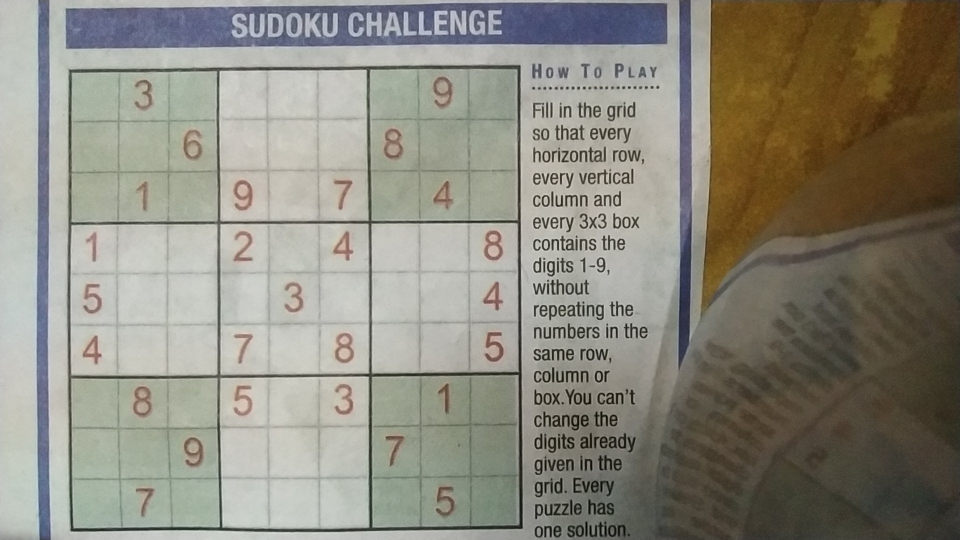
#> input picture sudoku pic.jpg, 1920 x 1080 px, given in place of video, which was not available (shown at 1/2 size)
$ python client.py
#> lines starting #> are read from the running program, lines starting #| are printed output that depends on the picture; after the words box and inside, x2 and y2 are one past the last pixel; in counts of white or black regions, pixels touching at a corner belong together; pictures that were not available may be replaced by others from this repository, and a replacement may not be noted
import cv2
from imutils import contours
import numpy as np
# from VideoStreamWidget import VideoStreamWidget

stream_link='http://192.168.0.103:8080/video'
cap = cv2.VideoCapture(stream_link)

while(True):
    ret, frame = cap.read()
#> frame is the input picture: shape (1080, 1920, 3); mean B, G, R 125.6, 137.3, 140.2
    originalFrame = cv2.resize(frame, (600, 325), interpolation = cv2.INTER_NEAREST)
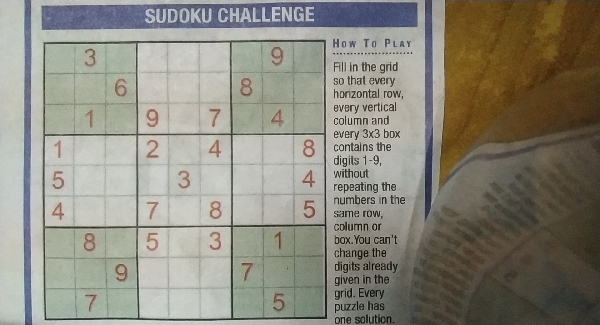
#> originalFrame: shape (325, 600, 3); mean B, G, R 125.8, 137.5, 140.5
    cv2.imshow('original frame',originalFrame)

    grayFrame = cv2.cvtColor(originalFrame, cv2.COLOR_BGR2GRAY)
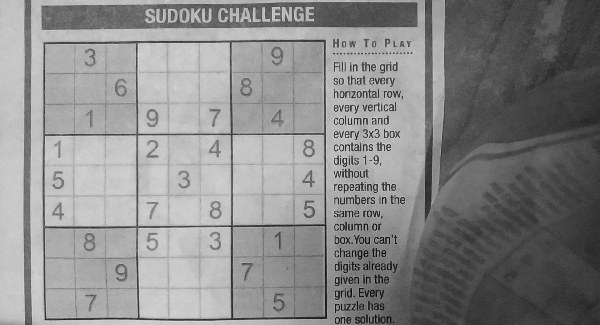
#> grayFrame: shape (325, 600); min 3, max 221, mean 137.1
    # cv2.imshow('grayscale',grayFrame)

    blurredFrame =  cv2.GaussianBlur(grayFrame,(5,5),cv2.BORDER_DEFAULT)
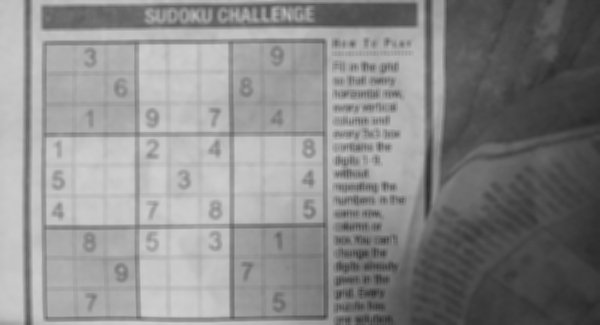
#> blurredFrame: shape (325, 600); min 41, max 207, mean 137.1
    # [6 lines of commented-out code are left out]

    thresFrame = cv2.adaptiveThreshold(blurredFrame, 255, cv2.ADAPTIVE_THRESH_MEAN_C ,\
            cv2.THRESH_BINARY, 5, 2)
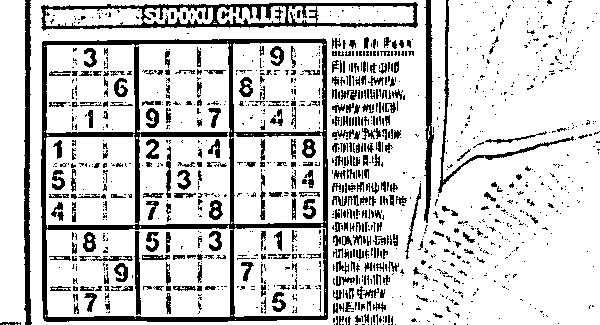
#> thresFrame: shape (325, 600); 81.3% white; 1245 black regions (933 under 20 px), largest, box (x1, y1, x2, y2) and area: (41, 38, 328, 322) 9477, (41, 2, 418, 31) 3340, (24, 0, 32, 325) 1707
    cv2.imshow('adaptive thresholding',thresFrame)

    inverted = cv2.bitwise_not(thresFrame)
#> inverted: shape (325, 600); 18.7% white; 1245 white regions (933 under 20 px)
    cv2.imshow('inverted', inverted)

    # Choosing the contour with the maximum area
    cnts = cv2.findContours(inverted, cv2.RETR_TREE, cv2.CHAIN_APPROX_SIMPLE)
#> cnts = 1462 contours, 1296 with area under 20; largest, box (x1, y1, x2, y2) and area: (41, 38, 328, 322) 79822, (45, 224, 234, 318) 16268, (135, 42, 231, 226) 16144, (41, 2, 418, 31) 8248, (232, 42, 324, 133) 8096
    cnts = cnts[0] if len(cnts) == 2 else cnts[1]
    maxAreaContour = [[]]
    maxArea = 0
    totalGridArea = 0
    for c in cnts:
        totalGridArea = cv2.contourArea(c)
        if totalGridArea > 100 :
            epsilon = 0.01*cv2.arcLength(c, True)
            approxRect = cv2.approxPolyDP(c, epsilon, True)
            if totalGridArea > maxArea :
        # and len(approxRect) == 4:
                maxArea = totalGridArea
                maxAreaContour = c
#> this loop made 1462 passes
#> (totalGridArea, epsilon, approxRect, maxArea) on pass 714: (79822.5, 11.36, [[325, 39], [43, 41], [44, 320], [326, 319]], 79822.5)
#> (totalGridArea, epsilon, approxRect) on passes 724, 810, 928, 945, 1021, 1086: (8072, 3.81, [[326, 228], [323, 316], [233, 315], [235, 227]]), (16268.5, 5.62, [[233, 229], [229, 317], [46, 315], [47, 228]]), (291.5, 1.79, [[135, 231], [136, 314], [140, 314], [139, 232]]), (8023, 3.71, [[134, 133], [138, 223], [47, 228], [45, 138]]), (7949, 3.8, [[233, 133], [321, 132], [324, 221], [234, 224]]), (7819.5, 3.63, [[133, 43], [135, 132], [46, 133], [45, 46]])
#> after the loop, maxArea = 79822.5; maxAreaContour = contour of 58 points, box (x1, y1, x2, y2) (41, 38, 328, 322), area 79822

    cv2.drawContours(originalFrame, [maxAreaContour], -1, (0, 255, 255), 2)
    cv2.imshow('max area contour', originalFrame)

    # Getting the polygon (square in this case) for the max contour
    epsilon = 0.01*cv2.arcLength(maxAreaContour, True)
#> epsilon = 11.36
    approxRect = cv2.approxPolyDP(maxAreaContour, epsilon, True)
#> approxRect = [[325, 39], [43, 41], [44, 320], [326, 319]]
    cv2.drawContours(originalFrame, [approxRect], 0, (0), 3)

    # Proceeding only if the polygon is of length 4 i.e square/rectangle
    x,y = approxRect[0][0]
#> x = 325; y = 39
    if len(approxRect) == 4:
    #     cv2.putText(originalFrame, "Readjust camera", (x, y), cv2.FONT_HERSHEY_COMPLEX, 1, 0,2)
    #     cv2.imshow('Frame', originalFrame)
    #     continue
        cv2.putText(originalFrame, "Rectangle", (x, y), cv2.FONT_HERSHEY_COMPLEX, 1, 0,2)
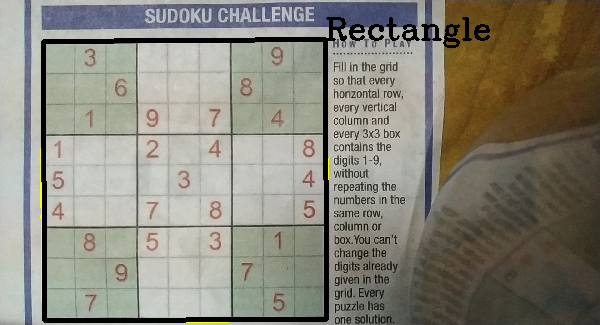
#> originalFrame: shape (325, 600, 3); mean B, G, R 120.9, 132.6, 135.5
        cv2.imshow('polygon', originalFrame)

        # Getting the corners of the square
        pt_A = approxRect[0][0]
#> pt_A = [325, 39]
        pt_B = approxRect[1][0]
#> pt_B = [43, 41]
        pt_C = approxRect[2][0]
#> pt_C = [44, 320]
        pt_D = approxRect[3][0]
#> pt_D = [326, 319]

        # Getting the sides of the square
        width_AD = np.sqrt(((pt_A[0] - pt_D[0]) ** 2) + ((pt_A[1] - pt_D[1]) ** 2))
#> width_AD = 280
        width_BC = np.sqrt(((pt_B[0] - pt_C[0]) ** 2) + ((pt_B[1] - pt_C[1]) ** 2))
#> width_BC = 279
        maxWidth = max(int(width_AD), int(width_BC))
#> maxWidth = 280

        height_AB = np.sqrt(((pt_A[0] - pt_B[0]) ** 2) + ((pt_A[1] - pt_B[1]) ** 2))
#> height_AB = 282
        height_CD = np.sqrt(((pt_C[0] - pt_D[0]) ** 2) + ((pt_C[1] - pt_D[1]) ** 2))
#> height_CD = 282
        maxHeight = max(int(height_AB), int(height_CD))
#> maxHeight = 282

        input_pts = np.float32([pt_A, pt_B, pt_C, pt_D])
#> input_pts = [[325, 39], [43, 41], [44, 320], [326, 319]]
        output_pts = np.float32([[0, 0],
                            [0, maxHeight - 1],
                            [maxWidth - 1, maxHeight - 1],
                            [maxWidth - 1, 0]])
#> output_pts = [[0, 0], [0, 281], [279, 281], [279, 0]]

        matrix = cv2.getPerspectiveTransform(input_pts, output_pts)
#> matrix = [[0.0071, 1, -41.33], [-0.997, 0.00356, 323.9], [1.27e-05, -9.1e-08, 1]]
        warpedFrame = cv2.warpPerspective(thresFrame ,matrix,(maxWidth, maxHeight),flags=cv2.INTER_LINEAR)
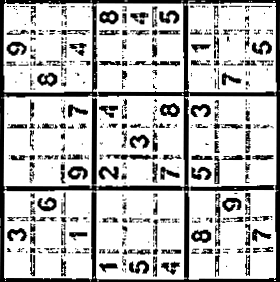
#> warpedFrame: shape (282, 280); min 0, max 255, mean 194
        cv2.imshow('warped perspective', warpedFrame)

        # Get each of the 81 grid cells
        n_rows = 9
        n_images_per_row = 9
        height = maxHeight
#> height = 282
        width = maxWidth
#> width = 280

        # Getting the height, width of the Region Of Interest i.e each cell
        roi_height = int(height / n_rows)
#> roi_height = 31
        roi_width = int(width / n_images_per_row)
#> roi_width = 31

        gridCells = []

        # Storing each of the 81 cells in the gridCells array
        for x in range(0, n_rows):
            for y in range(0,n_images_per_row):
                tmp_image=warpedFrame[x*roi_height:(x+1)*roi_height, y*roi_width:(y+1)*roi_width]
                gridCells.append(tmp_image)
#> after the loop, gridCells = 81 items

        if cv2.waitKey(1) & 0xFF == ord('q'):
#> (key q is pressed here)
            cv2.destroyAllWindows()
            break


# [17 lines of commented-out code are left out]
